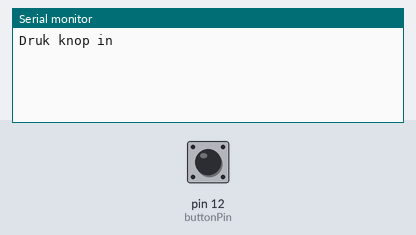
A sketch run on a simulated Arduino Uno, built with avr-gcc and run on an emulated ATmega328P. Shown: the last lines printed to the serial monitor. The inputs (shaded band) are chosen by the test bench; at power-on: pin 12 (buttonPin) LOW.

Above: at 1.2 s.
1.3 s: pin 12 (buttonPin) pulled HIGH for 0.15 s
At 2.0 s:
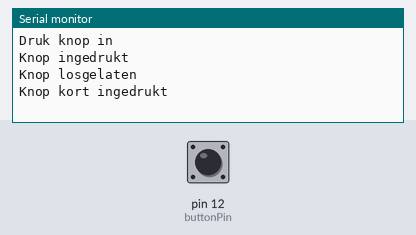
2.9 s: pin 12 (buttonPin) pulled HIGH for 3.2 s
At 3.6 s:
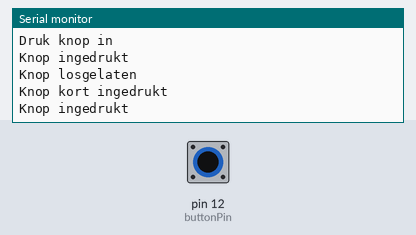

The sketch:

drukknop-long-press.ino
```cpp
// (licence header left out)
//// DRUKKNOP ////

static const int buttonPin = 12;                    // drukknop pin
int buttonStatePrevious = LOW;                      // vorige staat van de drukknop

unsigned long minButtonLongPressDuration = 3000;    // Tijd in milliseconden totdat van "lang drukken" kan worden gesproken
unsigned long buttonLongPressMillis;                // tijdstip in ms waarop knop is ingedrukt
bool buttonStateLongPress = false;                  // is knop lang ingedrukt

const int intervalButton = 50;                      // Tijd in milliseconden tussen het uitlezen van de drukknop
unsigned long previousButtonMillis;                 // Tijdstip van laatste uitlezing staat drukknop

unsigned long buttonPressDuration;                  // Tijd dat drukknop is ingedrukt in ms

//// ALGEMEEN ////

unsigned long currentMillis;          // Variabele voor het aantal milliseconden sinds de Arduino is gestart

void setup() {
  Serial.begin(9600);                 // stel de seriële monitor in

  pinMode(buttonPin, INPUT);          // stel buttonPin in als invoer
  Serial.println("Druk knop in");

}

// Functie voor het uitlezen van de drukknop
void readButtonState() {

  // Als het tijdsverschil met de vorige uitlezing groter is dan intervalButton
  if(currentMillis - previousButtonMillis > intervalButton) {

    // Lees de digitale waarde van de drukknop (LOW/HIGH)
    int buttonState = digitalRead(buttonPin);

    // Als de knop is ingedrukt EN
    // De knop was eerder nog niet ingedrukt EN
    // Als er geen meting loopt voor het bepalen of de knop lang is ingedrukt
    if (buttonState == HIGH && buttonStatePrevious == LOW && !buttonStateLongPress) {
      buttonLongPressMillis = currentMillis;
      buttonStatePrevious = HIGH;
      Serial.println("Knop ingedrukt");
    }

    // Bereken hoe lang de knop al is ingedrukt
    buttonPressDuration = currentMillis - buttonLongPressMillis;

    // Als de knop is ingedrukt EN
    // Als er geen meting loopt voor het bepalen of de knop lang is ingedrukt EN
    // Als de tijd dat de knop is ingedrukt groter of gelijk aan de minimale tijd die nodig is voor een lang ingedrukte knop
    if (buttonState == HIGH && !buttonStateLongPress && buttonPressDuration >= minButtonLongPressDuration) {
      buttonStateLongPress = true;
      Serial.println("Knop lang ingedrukt");
    }

    // Als de knop wordt losgelaten EN
    // Als de knop eerder was ingedrukt
    if (buttonState == LOW && buttonStatePrevious == HIGH) {
      buttonStatePrevious = LOW;
      buttonStateLongPress = false;
      Serial.println("Knop losgelaten");

      // Als er geen meting loopt voor het bepalen of de knop lang is ingedrukt EN
      // Als de tijd dat de knop is ingedrukt kleiner is dan de minimale tijd die nodig is voor een lang ingedrukte knop
      // Note: In de video staat:
      //       if (!buttonStateLongPress && buttonPressDuration < minButtonLongPressDuration) {
      //       omdat buttonStateLongPress op regel 75 op FALSE wordt gezet, is !buttonStateLongPress altijd TRUE
      //       dit kan dus worden weggehaald.
      if (buttonPressDuration < minButtonLongPressDuration) {
        Serial.println("Knop kort ingedrukt");
      }
    }

    // sla het huidige tijdstip op in previousButtonMillis
    previousButtonMillis = currentMillis;

  }

}

void loop() {

  currentMillis = millis();    // sla de huidige tijd op
  readButtonState();           // lees de drukknop uit

}
```

Measured:
- after the input at 1.3 s, the serial monitor: prints a new line at once (image 1)
